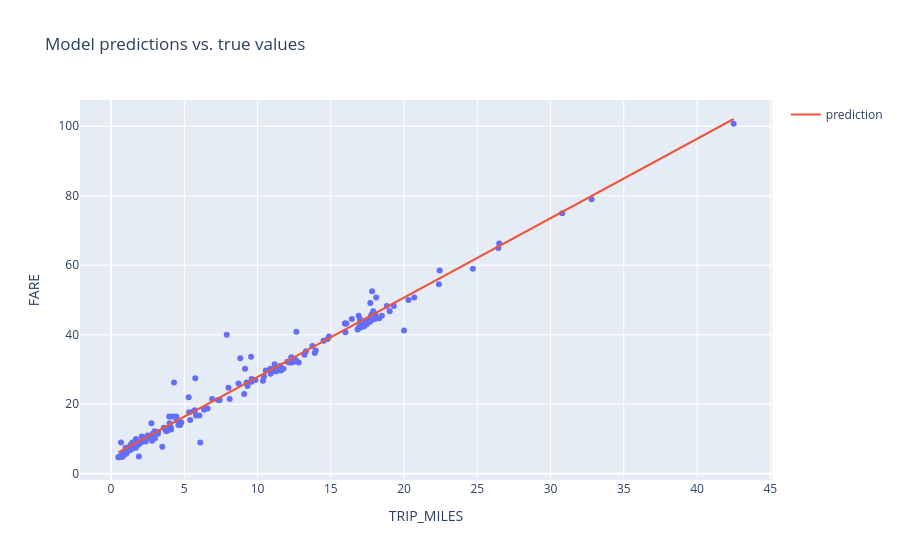

Source (notebook cell):
### Code cell
#@title Code - Experiment 2

# The following variables are the hyperparameters.
# TODO - Adjust these hyperparameters to see how they impact a training run.
settings_2 = ml_edu.experiment.ExperimentSettings(
    learning_rate = 0.001,
    number_epochs = 20,
    batch_size = 50,
    input_features = ['TRIP_MILES']
)

metrics = [keras.metrics.RootMeanSquaredError(name='rmse')]

model_2 = create_model(settings_2, metrics)

experiment_2 = train_model('one_feature_hyper', model_2, training_df, 'FARE', settings_2)

ml_edu.results.plot_experiment_metrics(experiment_2, ['rmse'])
ml_edu.results.plot_model_predictions(experiment_2, training_df, 'FARE')

### Figure 1 — Plotly figure (JSON) as saved in the notebook; plotly's stock layout.template omitted (floating-point values rounded to 4 significant figures; data arrays with more than 128 entries replaced by an {"elided": "..."} marker saying what was removed)
{"data": [{"hovertemplate": "TRIP_MILES=%{x}<br>FARE=%{y}<extra></extra>", "legendgroup": "", "marker": {"color": "#636efa", "symbol": "circle"}, "mode": "markers", "name": "", "orientation": "v", "showlegend": false, "type": "scatter", "x": {"elided": "200 float values"}, "xaxis": "x", "y": {"elided": "200 float values"}, "yaxis": "y"}, {"mode": "lines", "name": "prediction", "type": "scatter", "x": {"elided": "200 float values"}, "y": {"elided": "200 float values"}}], "layout": {"legend": {"tracegroupgap": 0}, "title": {"text": "Model predictions vs. true values"}, "xaxis": {"anchor": "y", "domain": [0, 1], "title": {"text": "TRIP_MILES"}}, "yaxis": {"anchor": "x", "domain": [0, 1], "title": {"text": "FARE"}}}}
